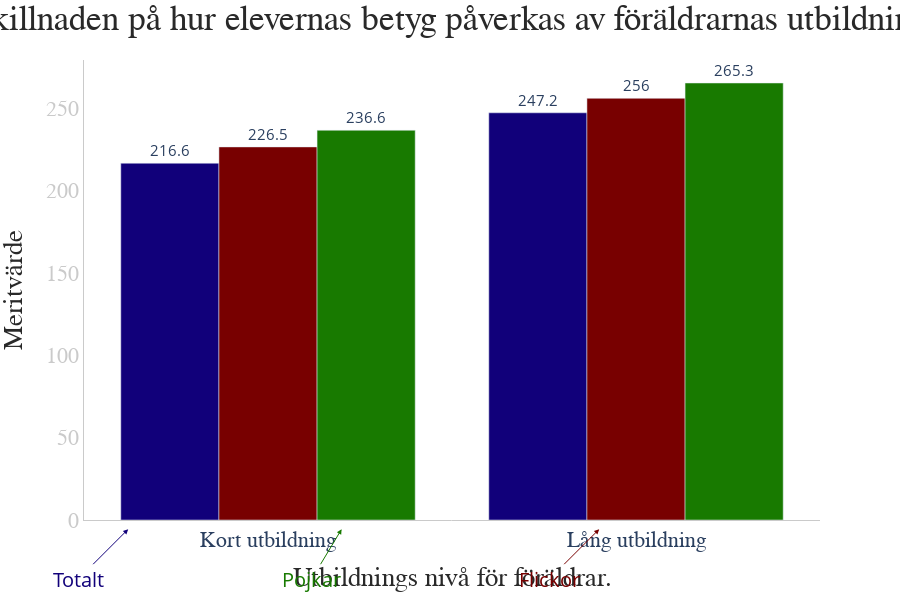

The notebook cell this image was saved under:
### Code cell
short_long_melted = pd.melt(
    df_short_long,
    id_vars="Variabel",
    value_vars={
        "Totalt(Genomsnitt merit 17 ämnen)",
        "Flickor(Genomsnitt merit 17 ämnen)",
        "Pojkar(Genomsnitt merit 17 ämnen)",
    },
    var_name="Kategori",
    value_name="Meritvärde",
)

fig = px.bar(
    short_long_melted,
    x="Variabel",
    y="Meritvärde",
    color="Kategori",
    barmode="group",
    text="Meritvärde",
)
fig.update_layout(
    height= 600,
    plot_bgcolor="white",
    
    title="Skillnaden på hur elevernas betyg påverkas av föräldrarnas utbildning",
    title_x=0.5,
    title_xanchor="center",
    titlefont=dict(
        family="Calibri",
        color=colors["GRAY1"],
        size=35,
    ),
    yaxis=dict(
        showline=True,
        linecolor=colors["GRAY2"],
    ),
    xaxis=dict(
        showline=True,
        linecolor=colors["GRAY2"],
    ),
    showlegend= False
)

fig.update_xaxes(
    title= "Utbildnings nivå för föräldrar.",
    titlefont=dict(
        family="Calibri",
        color=colors["GRAY1"],
        size=27,
    ),
    tickfont=dict(
        family="Ariel",
        size=22,
    ),
)

fig.update_yaxes(
    titlefont=dict(
        family="Calibri",
        color=colors["GRAY1"],
        size=27,
    ),
    tickfont=dict(
        family="Ariel",
        color=colors["GRAY2"],
        size=22,
    ),
)

fig.update_traces(
    textposition="outside",
    textfont=dict(
        size=15,
    ),
)

fig.add_annotation(
    text= "Flickor",
    xref="paper",  
    yref="paper",
    
    arrowhead= 2,
    arrowcolor= colors["RED2"],
    
    x= 0.7,
    y= -0.02,
    ax= -50,
    ay= 50,
    
    font=dict(
        size= 20,
        color= colors["RED2"]
    ),
)
fig.add_annotation(
    text= "Pojkar",
    xref= "paper",
    yref= "paper",
    
    arrowhead= 2,
    arrowcolor= colors["GREEN2"],
    
    x= 0.35,
    y= -0.02,
    ax= -30,
    ay= 50,
    
    font= dict(
        size= 20,
        color= colors["GREEN2"]
    )
)

fig.add_annotation(
    text= "Totalt",
    xref= "paper",
    yref= "paper",
    arrowhead= 2,
    arrowcolor= colors["BLUE4"],
    
    x= 0.06,
    y= -0.02,
    ax= -50,
    ay= 50,
    
    font=dict(
        size= 20,
        color= colors["BLUE4"]
    )
)

for i, trace in enumerate(fig.data):
    index= i % len(trace_colors)
    trace.marker.color= trace_colors[index]

fig.show()

### Figure 1 — Plotly figure (JSON) as saved in the notebook; plotly's stock layout.template omitted (floating-point values rounded to 4 significant figures)
{"data": [{"alignmentgroup": "True", "hovertemplate": "Kategori=Pojkar(Genomsnitt merit 17 ämnen)<br>Variabel=%{x}<br>Meritvärde=%{text}<extra></extra>", "legendgroup": "Pojkar(Genomsnitt merit 17 ämnen)", "marker": {"color": "#11007A", "pattern": {"shape": ""}}, "name": "Pojkar(Genomsnitt merit 17 ämnen)", "offsetgroup": "Pojkar(Genomsnitt merit 17 ämnen)", "orientation": "v", "showlegend": true, "text": [216.6, 247.2], "textfont": {"size": 15}, "textposition": "outside", "type": "bar", "x": ["Kort utbildning", "Lång utbildning"], "xaxis": "x", "y": [216.6, 247.2], "yaxis": "y"}, {"alignmentgroup": "True", "hovertemplate": "Kategori=Totalt(Genomsnitt merit 17 ämnen)<br>Variabel=%{x}<br>Meritvärde=%{text}<extra></extra>", "legendgroup": "Totalt(Genomsnitt merit 17 ämnen)", "marker": {"color": "#780000", "pattern": {"shape": ""}}, "name": "Totalt(Genomsnitt merit 17 ämnen)", "offsetgroup": "Totalt(Genomsnitt merit 17 ämnen)", "orientation": "v", "showlegend": true, "text": [226.5, 256], "textfont": {"size": 15}, "textposition": "outside", "type": "bar", "x": ["Kort utbildning", "Lång utbildning"], "xaxis": "x", "y": [226.5, 256], "yaxis": "y"}, {"alignmentgroup": "True", "hovertemplate": "Kategori=Flickor(Genomsnitt merit 17 ämnen)<br>Variabel=%{x}<br>Meritvärde=%{text}<extra></extra>", "legendgroup": "Flickor(Genomsnitt merit 17 ämnen)", "marker": {"color": "#187A00", "pattern": {"shape": ""}}, "name": "Flickor(Genomsnitt merit 17 ämnen)", "offsetgroup": "Flickor(Genomsnitt merit 17 ämnen)", "orientation": "v", "showlegend": true, "text": [236.6, 265.3], "textfont": {"size": 15}, "textposition": "outside", "type": "bar", "x": ["Kort utbildning", "Lång utbildning"], "xaxis": "x", "y": [236.6, 265.3], "yaxis": "y"}], "layout": {"annotations": [{"arrowcolor": "#780000", "arrowhead": 2, "ax": -50, "ay": 50, "font": {"color": "#780000", "size": 20}, "text": "Flickor", "x": 0.7, "xref": "paper", "y": -0.02, "yref": "paper"}, {"arrowcolor": "#187A00", "arrowhead": 2, "ax": -30, "ay": 50, "font": {"color": "#187A00", "size": 20}, "text": "Pojkar", "x": 0.35, "xref": "paper", "y": -0.02, "yref": "paper"}, {"arrowcolor": "#11007A", "arrowhead": 2, "ax": -50, "ay": 50, "font": {"color": "#11007A", "size": 20}, "text": "Totalt", "x": 0.06, "xref": "paper", "y": -0.02, "yref": "paper"}], "barmode": "group", "height": 600, "legend": {"title": {"text": "Kategori"}, "tracegroupgap": 0}, "margin": {"t": 60}, "plot_bgcolor": "white", "showlegend": false, "title": {"font": {"color": "#292929", "family": "Calibri", "size": 35}, "text": "Skillnaden på hur elevernas betyg påverkas av föräldrarnas utbildning", "x": 0.5, "xanchor": "center"}, "xaxis": {"anchor": "y", "domain": [0, 1], "linecolor": "#cacaca", "showline": true, "tickfont": {"family": "Ariel", "size": 22}, "title": {"font": {"color": "#292929", "family": "Calibri", "size": 27}, "text": "Utbildnings nivå för föräldrar."}}, "yaxis": {"anchor": "x", "domain": [0, 1], "linecolor": "#cacaca", "showline": true, "tickfont": {"color": "#cacaca", "family": "Ariel", "size": 22}, "title": {"font": {"color": "#292929", "family": "Calibri", "size": 27}, "text": "Meritvärde"}}}}
